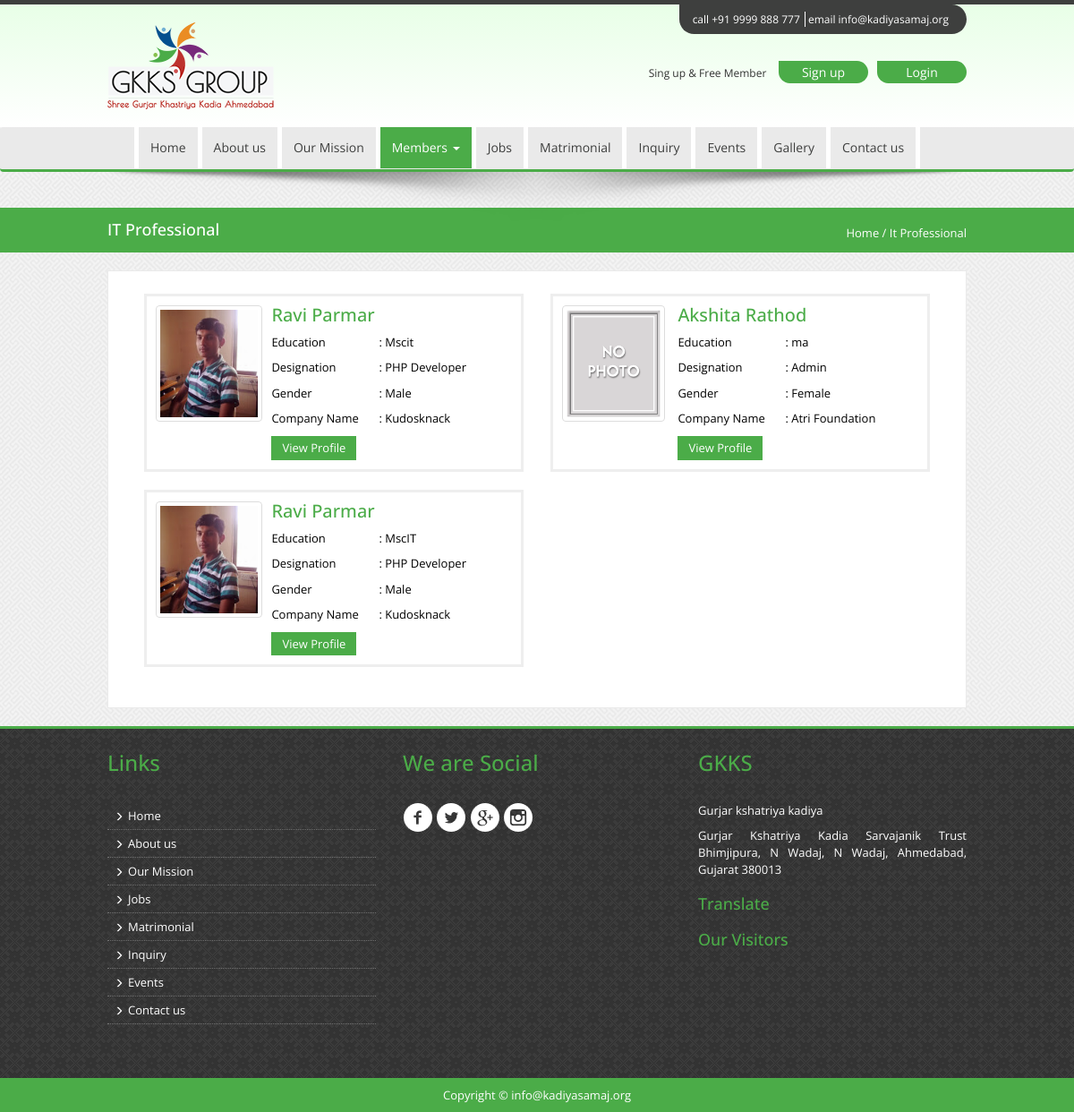
Page /itmember.php on the committed database.
### tables this page shows
CREATE TABLE IF NOT EXISTS `tbl_member` (
  `member_id` int(11) NOT NULL,
  `member_password` varchar(30) NOT NULL,
  `member_first_name` varchar(20) NOT NULL,
  `member_middle_name` varchar(20) NOT NULL,
  `member_surname` varchar(20) NOT NULL,
  `member_gender` varchar(7) NOT NULL,
  `member_dob` date NOT NULL,
  `member_type` varchar(30) NOT NULL,
  `member_education` varchar(50) NOT NULL,
  `member_company_name` varchar(50) NOT NULL,
  `member_designation` varchar(20) NOT NULL,
  `member_office_address` varchar(500) NOT NULL,
  `member_city` varchar(30) NOT NULL,
  `member_state` varchar(30) NOT NULL,
  `member_country` varchar(30) NOT NULL,
  `member_area` varchar(20) NOT NULL,
  `member_address` varchar(500) NOT NULL,
  `member_mobile` varchar(15) NOT NULL,
  `member_email` varchar(30) NOT NULL,
  `member_photo` varchar(500) NOT NULL,
  `member_status` varchar(2) NOT NULL
);

### itmember.php (the view, shortened to what this page needs)
<?php include("header.php");?>
<nav class="navbar navbar-default">
  <div class="container">
    <div class="container-fluid">
      <div id="navbar" class="navbar-collapse collapse">
        <ul class="nav navbar-nav">
          <li><a href="index.php">Home</a></li>
          <li><a href="aboutus.php">About us</a></li>
          <li><a href="ourmission.php">Our Mission</a></li>
          <li class="dropdown active"> <a href="#" class="dropdown-toggle" data-toggle="dropdown" role="button" aria-haspopup="true" aria-expanded="false" data-hover="dropdown">Members <span class="caret"></span></a>
          </li>
          <li><a href="jobs.php">Jobs</a></li>
          <li><a href="matrimonial.php">Matrimonial</a></li>
          <li><a href="inquiry.php">Inquiry</a></li>
          <li><a href="event.php">Events</a></li>
           <li><a href="gallery.php">Gallery</a></li>
          <li><a href="contactus.php">Contact us</a></li>
        </ul>
      </div>
    </div>
  </div>
</nav>
<div class="shedow text-center"> <img src="img/shadow.png" alt=""/> </div>
<div>
  <div class="maintitle">
    <div class="container">
      <div class="row">
        <div class="col-sm-12">
          <div class="aboutright pull-left">
            <h4>IT Professional</h4>
          </div>
          <div class="aboutleft pull-right"> <span><a href="index.php">Home</a> / </span> <span>It Professional</span> </div>
        </div>
      </div>
    </div>
  </div>
  <div class="container">
   <div class="content">
  <div class="row">
     <div class="col-sm-12">
        <?php
		$sql=mysql_query("select * from tbl_member where member_type='IT Professional' and member_status='1'");
		if(mysql_affected_rows()){
		while($row=mysql_fetch_array($sql))
		{
		?>
        <div class="col-sm-6">
        <div class="post-row">
        <div class="left-meta-post">
        <img style="height: 130px;" class="thumbnail" alt="<?php echo $row['member_first_name']." ".$row['member_surname'];?>"  title="<?php echo $row['member_first_name']." ".$row['member_surname'];?>" src="<?php echo $row['member_photo'];?>" onError="this.src='image/NoImage.gif';">
        </div>
        <div class="post-content-details">
        <h3 class="post-title con"><?php echo $row['member_first_name']." ".$row['member_surname'];?></h3>
        <p><span class="first">Education</span>: <span><?php echo $row['member_education'];?></span></p>
        <p><span class="first">Designation</span>: <span><?php echo $row['member_designation'];?></span></p>
        <p><span class="first">Gender</span>: <span><?php echo $row['member_gender'];?></span></p>
        <p><span class="first">Company Name</span>: <span><?php echo $row['member_company_name'];?></span></p>
        <a class="view_btn" style="background-color: #4BAC48; padding:4px 12px;color: #fff;" href="memberdetail.php?mid=<?php echo $row['member_id'];?>"><span>View Profile</span></a></p></div></div></div>
        <?php
		}
		}
		else
		{
			echo '<div class="alert alert-info"><strong>Alert! </strong>Records Not Found</div>';
		}
		?>
      </div>
      </div>
   </div>
 </div>
 </div>
<?php include("footer.php");?>

### header.php (shortened to what this page needs)
<!doctype html>
<html>
<head>
<link rel="stylesheet" type="text/css" href="css/bootstrap.css"/>
<link rel="stylesheet" type="text/css" href="css/custom.css"/>
<link rel="stylesheet" type="text/css" href="css/jquery.bxslider.css"/>
<link rel="stylesheet" type="text/css" href="css/sweetalert.css">
</head>
<body>
<header>
  <div class="container">
    <div class="row">
      <div class="col-sm-4 col-xs-4">
        <div class="logo"> <img src="img/logo-2.png" alt="logo"/> </div>
      </div>
      <div class="col-sm-8 col-xs-8">
        <div class="topright">
          <div class="topcontact">
            <div class="contactbc"> <a href="#" class="a">call +91 9999 888 777</a> <a href="#" class="a">email info@kadiyasamaj.org</a> </div>
          </div>
          <div class="login">
           <?php
		  if($_SESSION['Gkks_memberId']=='')
		  {?>
          <span class="freesingup">Sing up & Free Member</span> <span>
            <input type="button" name="Btn" value="Login" class="rgbtn" onClick="window.location='login.php'"/>
            <?php
		  }
		  elseif($_SESSION['Gkks_memberId']!='')
		  {
		  ?>
          <input type="button" name="Btn" value="Logout" class="rgbtn" onClick="window.location='logout.php'"/>
          <?php
		  }
		  else
		  {?>
		<input type="button" name="Btn" value="Logout" class="rgbtn" onClick="window.location='logout.php'"/>
        <?php } ?>
        </span>
        <span>
        <?php if($_SESSION['Gkks_memberId']==''){?>
            <input type="button" name="Btn" value="Sign up" class="lgbtn" onClick="window.location='memberregister.php'"/>
        <?php } else { ?>
        <input type="button" name="Btn" value="Setting" class="lgbtn" onClick="window.location='changeprofile.php'"/>
        <?php }?>
            </span> </div>
        </div>
      </div>
    </div>
  </div>
</header>

### footer.php (shortened to what this page needs)
<footer>
  <div class="footer-above">
    <div class="container">
      <div class="row">
        <div class="footer-col col-md-4">
          <div class="footerlink">
            <h3 class="green">Links</h3>
            <ul>
              <li><a href="index.php" class="a"><span class="glyphicon glyphicon-menu-right"></span>Home</a></li>
              <li><a href="aboutus.php" class="a"><span class="glyphicon glyphicon-menu-right"></span>About us</a></li>
              <li><a href="ourmission.php" class="a"><span class="glyphicon glyphicon-menu-right"></span>Our Mission</a></li>
              <li><a href="jobs.php" class="a"><span class="glyphicon glyphicon-menu-right"></span>Jobs</a></li>
              <li><a href="matrimonial.php" class="a"><span class="glyphicon glyphicon-menu-right"></span>Matrimonial</a></li>
              <li><a href="inquiry.php" class="a"><span class="glyphicon glyphicon-menu-right"></span>Inquiry</a></li>
              <li><a href="event.php" class="a"><span class="glyphicon glyphicon-menu-right"></span>Events</a></li>
              <li><a href="contactus.php" class="a"><span class="glyphicon glyphicon-menu-right"></span>Contact us</a></li>
            </ul>
          </div>
        </div>
        <div class="footer-col col-md-4">
          <h3 class="green">We are Social</h3>
          <div class="social"> <a href="https://www.facebook.com/gkks.group?fref=ts" target="new" title="facebook" class="facebook"></a> <a href="#" title="twitter" class="twitter"></a> <a href="#" title="google" class="google"></a> <a href="#" title="instagram" class="instagram"></a> </div>
</div>
        <div class="footer-col col-md-4">
          <h3 class="green">GKKS</h3>
          <p>Gurjar kshatriya kadiya</p>
          <p align="justify"> Gurjar Kshatriya Kadia Sarvajanik Trust
            Bhimjipura, N Wadaj, N Wadaj, Ahmedabad, Gujarat 380013</p>
            <div id="translater">
            <h4 class="green">Translate</h4>
</div>
       <h4 class="green">Our Visitors</h4>
      </div>
    </div>
  </div>
  <div class="footer-below text-center">
    <div class="container">
      <div class="row">
        <div class="col-lg-12"> Copyright &copy; info@kadiyasamaj.org </div>
      </div>
    </div>
  </div>
</footer>
</body>
</html>

### rows in the picture
tbl_member: member_photo (picture), member_first_name "Ravi", member_surname "Parmar", member_education "Mscit", member_designation "PHP Developer", member_gender "Male", member_company_name "Kudosknack"
tbl_member: shows a picture, member_first_name "Akshita", member_surname "Rathod", member_education "ma", member_designation "Admin", member_gender "Female", member_company_name "Atri Foundation"
tbl_member: member_photo (picture), member_first_name "Ravi", member_surname "Parmar", member_education "MscIT", member_designation "PHP Developer", member_gender "Male", member_company_name "Kudosknack"
